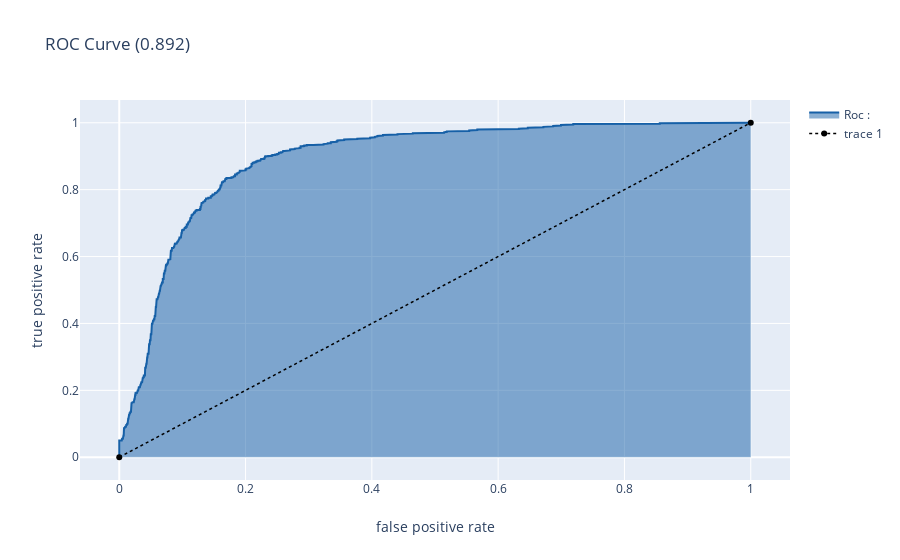

Notebook cell for this chart:
### Code cell
roccurve()

### Figure 1 — Plotly figure (JSON) as saved in the notebook; plotly's stock layout.template omitted (floating-point values rounded to 4 significant figures; data arrays with more than 128 entries replaced by an {"elided": "..."} marker saying what was removed)
{"data": [{"fill": "tozeroy", "line": {"color": "rgb(22, 96, 167)", "width": 2}, "name": "Roc : ", "type": "scatter", "x": {"elided": "739 float values"}, "y": {"elided": "739 float values"}}, {"line": {"color": "black", "dash": "dot", "width": 1.5}, "type": "scatter", "x": [0, 1], "y": [0, 1]}], "layout": {"title": {"text": "ROC Curve (0.892)"}, "xaxis": {"title": {"text": "false positive rate"}}, "yaxis": {"title": {"text": "true positive rate"}}}}
